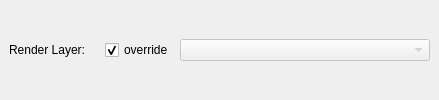
       <widget class="QWidget" name="f_renderLayer" native="true">
        <layout class="QHBoxLayout" name="horizontalLayout_5">
         <property name="leftMargin">
          <number>9</number>
         </property>
         <property name="topMargin">
          <number>0</number>
         </property>
         <property name="rightMargin">
          <number>9</number>
         </property>
         <property name="bottomMargin">
          <number>0</number>
         </property>
         <item>
          <widget class="QLabel" name="label_5">
           <property name="text">
            <string>Render Layer:    </string>
           </property>
          </widget>
         </item>
         <item>
          <widget class="QCheckBox" name="chb_overrideLayers">
           <property name="text">
            <string>override</string>
           </property>
           <property name="checked">
            <bool>true</bool>
           </property>
          </widget>
         </item>
         <item>
          <widget class="QComboBox" name="cb_renderLayer">
           <property name="enabled">
            <bool>false</bool>
           </property>
           <property name="sizePolicy">
            <sizepolicy hsizetype="Expanding" vsizetype="Fixed">
             <horstretch>0</horstretch>
             <verstretch>0</verstretch>
            </sizepolicy>
           </property>
           <property name="minimumSize">
            <size>
             <width>250</width>
             <height>0</height>
            </size>
           </property>
          </widget>
         </item>
        </layout>
       </widget>
